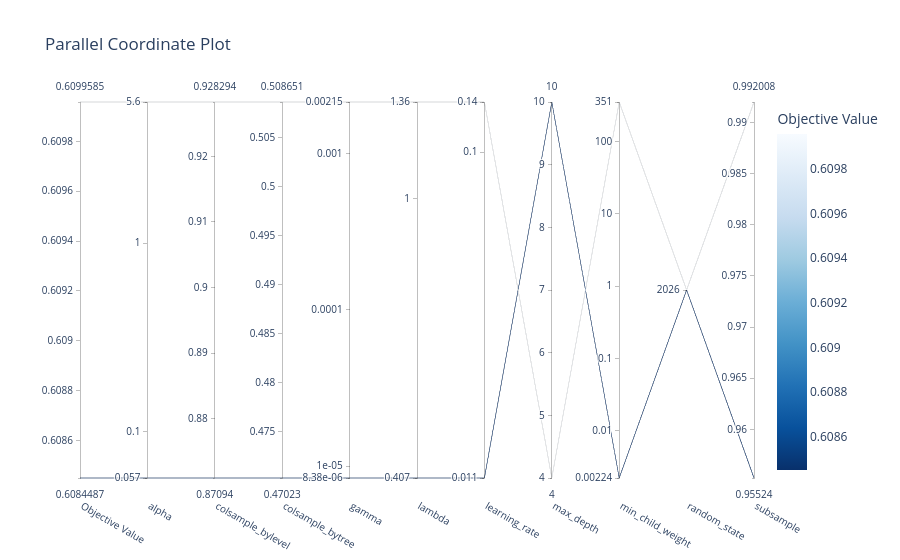

Here is the notebook cell this chart was saved with:
### Code cell
# Parallel coordinate plot of top trials
vis.plot_parallel_coordinate(study)

### Figure 1 — Plotly figure (JSON) as saved in the notebook; plotly's stock layout.template omitted (floating-point values rounded to 4 significant figures)
{"data": [{"dimensions": [{"label": "Objective Value", "range": [0.6084, 0.61], "values": [0.6084, 0.61]}, {"label": "alpha", "range": [-1.244, 0.7481], "ticktext": ["0.057", "0.1", "1", "5.6"], "tickvals": [-1.244, -1, 0, 0.7481], "values": [-1.244, 0.7481]}, {"label": "colsample_bylevel", "range": [0.8709, 0.9283], "values": [0.8709, 0.9283]}, {"label": "colsample_bytree", "range": [0.4702, 0.5087], "values": [0.4702, 0.5087]}, {"label": "gamma", "range": [-5.077, -2.668], "ticktext": ["8.38e-06", "1e-05", "0.0001", "0.001", "0.00215"], "tickvals": [-5.077, -5, -4, -3, -2.668], "values": [-5.077, -2.668]}, {"label": "lambda", "range": [-0.3908, 0.135], "ticktext": ["0.407", "1", "1.36"], "tickvals": [-0.3908, 0, 0.135], "values": [-0.3908, 0.135]}, {"label": "learning_rate", "range": [-1.958, -0.8525], "ticktext": ["0.011", "0.1", "0.14"], "tickvals": [-1.958, -1, -0.8525], "values": [-1.958, -0.8525]}, {"label": "max_depth", "range": [4, 10], "values": [10, 4]}, {"label": "min_child_weight", "range": [-2.649, 2.545], "ticktext": ["0.00224", "0.01", "0.1", "1", "10", "100", "351"], "tickvals": [-2.649, -2, -1, 0, 1, 2, 2.545], "values": [-2.649, 2.545]}, {"label": "random_state", "range": [0, 0], "ticktext": ["2026"], "tickvals": [0], "values": [0, 0]}, {"label": "subsample", "range": [0.9552, 0.992], "values": [0.9552, 0.992]}], "labelangle": 30, "labelside": "bottom", "line": {"color": [0.6084, 0.61], "colorbar": {"title": {"text": "Objective Value"}}, "colorscale": [[0, "rgb(247,251,255)"], [0.125, "rgb(222,235,247)"], [0.25, "rgb(198,219,239)"], [0.375, "rgb(158,202,225)"], [0.5, "rgb(107,174,214)"], [0.625, "rgb(66,146,198)"], [0.75, "rgb(33,113,181)"], [0.875, "rgb(8,81,156)"], [1, "rgb(8,48,107)"]], "reversescale": true, "showscale": true}, "type": "parcoords"}], "layout": {"title": {"text": "Parallel Coordinate Plot"}}}
